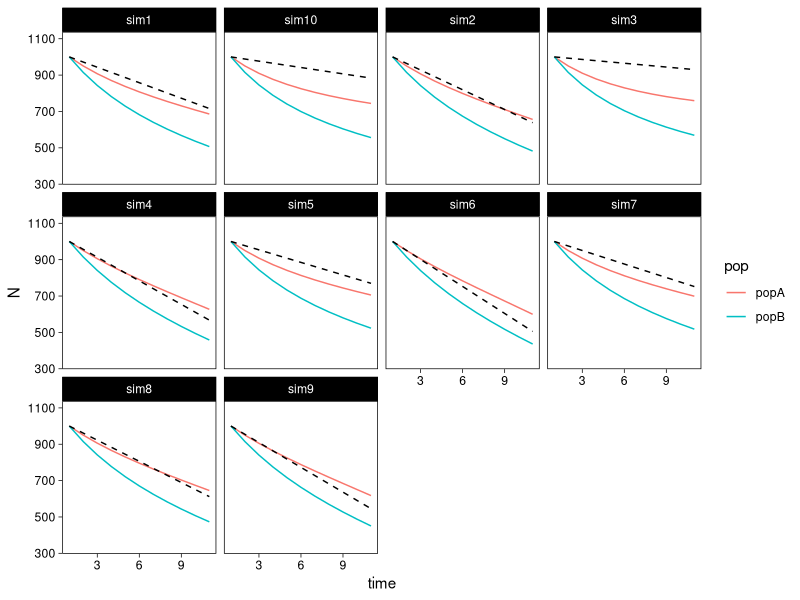
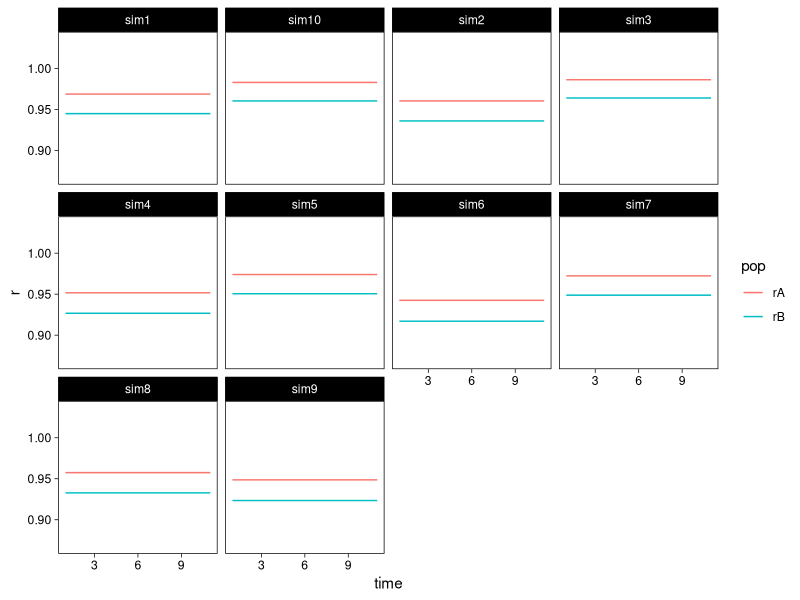

Reproduce these figures in R, in order.
# Multispecies discrete logistic population growth simulation with competition
# for multiple pairs of populations

# simulating growth/decline via changing carrying capacity, but constant growth
# rate and interaction strengths

# load packages
require(tidyverse)
# set ggplot theme
theme_set(theme_linedraw() + theme(panel.grid = element_blank()))

# function to simulate populations

sim_competitors <- function(gen = 10, K0, Kchange){
  
  # gen: number of generations to simulate
  # max_rate: maximum growth rate (r) used for both populations
  
  # constant parameters for simulation -----------------------------------------
  
  # max growth rate
  r_A = 0.1
  r_B = 0.1
  
  # common carrying capacity that changes through time
  K = Kchange*(1:gen) + K0
  K = c(K0, K)
  
  # current population size
  N0_A = 1000
  N0_B = 1000
  
  # interaction coefficients (competition)
  alpha_A = .5
  alpha_B = .9
  
  # run simulation ---------------------------------------------------------------
  
  # initialize vector to store results (population sizes)
  popA <- N0_A
  popB <- N0_B
  
  # initialize variable to hold current population size
  N_A <- N0_A
  N_B <- N0_B
  
  # calculate population sizes
  for(i in 1:gen){
    
    # population A
    N_A <- N_A + N_A*r_A*(1-N_A/K[i] - alpha_A*N_B/K[i])
    if(N_A < 0) {N_A <- 0} # assign 0 to negative population sizes
    popA <- c(popA, N_A) # append resulting population size to results vector
    
    # population B
    N_B <- N_B + N_B*r_B*(1-N_B/K[i] - alpha_B*N_A/K[i])
    if(N_B < 0) {N_B <- 0} # assign 0 to negative population sizes
    popB <- c(popB, N_B) # append resulting population size to results vector
    
  }
  
  # format results as data frame
  results <- data.frame(time = 1:length(popA), K = K, popA = popA, popB = popB)
  
  return(results)
}

# variable simulation parameters

n_pairs = 10 # number of population pairs
K0 = 1000
Kchange = runif(n_pairs, min = -50, max = 0)

sims <- list()
for(i in 1:n_pairs){
  sims[[i]] = sim_competitors(K0 = K0, Kchange = Kchange[i])
}
names(sims) <- sprintf("sim%s",seq(1:n_pairs))

# plot results -----------------------------------------------------------------

# bind results together
sims_df <- bind_rows(sims, .id = "sim") %>%
  pivot_longer(cols = c(popA, popB), names_to = "pop", values_to = "N") %>%
  mutate(id = paste(sim, pop, sep = "_"))
# plot
ggplot(data = sims_df) +
  geom_line(aes(x = time, y = N, group = id, col = pop)) +
  geom_line(aes(x = time, y = K), lty = 2) +
  ylim(min(sims_df$N)-100, max(sims_df$K)+100) +
  facet_wrap(~sim)


# get growth rates -------------------------------------------------------------

getrates <- function(df){
  for(t in 2:nrow(df)){
    df$rA = df$popA[t]/df$popA[t-1] 
    df$rB = df$popB[t]/df$popB[t-1] 
  }
  return(subset(df, select = c(time, K, rA, rB)))
}
# apply to all simulation dataframes
rates = lapply(sims, getrates) %>%
  bind_rows(., .id = "sim") %>%
  pivot_longer(cols = c(rA, rB), names_to = "pop", values_to = "r") %>%
  mutate(id = paste(sim, pop, sep = "_"))
# plot
ggplot(data = rates) +
  geom_line(aes(x = time, y = r, group = id, col = pop)) +
  ylim(min(rates$r)-.05, max(rates$r)+.05) +
  facet_wrap(~sim)
